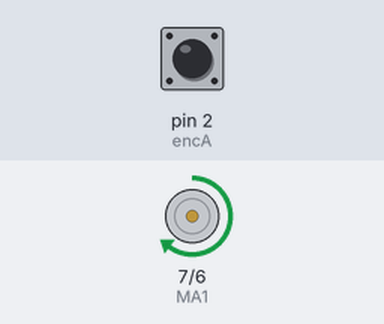
The sketch below on a simulated Arduino Uno, built with avr-gcc and run on an emulated ATmega328P. On the bench: motor-driver pin pairs drawn as motors (green arrow = first pin HIGH = forward, orange = second pin HIGH = backward, longer = more drive, scaled by the enable pin). The test bench sets the inputs (shaded band); at power-on: pin 2 (encA) HIGH. What the sketch prints to the serial monitor is not drawn.

Above: at 0.47 s.
Timing chart, 0 to 40.0 s (numbered marks = the images above):
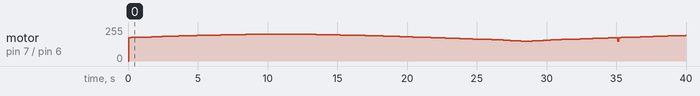

Measured:
- by itself, motor on pin 7 (MA1) / pin 6 (MA2): stopped → forward 176/255 at 0.06 s, → forward 177/255 0.18 s later, → forward 178/255 0.43 s later, → forward 179/255 0.25 s later, … (117 changes in this stretch)

The sketch:

positionEstimate.ino
```cpp
#include <Integrator.h>

#include <Cache.h>
#include <Derivative.h>
#include <MsTimer2.h>

#define MA1 7
#define MA2 6
#define STDBY 8
#define PWMA 9
#define encA 2

uint8_t sinLookUp[200] = {25,26,27,27,28,29,30,30,31,32,
33,33,34,35,36,36,37,38,38,39,
40,40,41,42,42,43,43,44,44,45,
45,46,46,47,47,47,48,48,48,49,
49,49,49,49,50,50,50,50,50,50,
50,50,50,50,50,50,50,49,49,49,
49,49,48,48,48,47,47,47,46,46,
45,45,44,44,43,43,42,42,41,40,
40,39,38,38,37,36,36,35,34,33,
33,32,31,30,30,29,28,27,27,26,
25,24,23,23,22,21,20,20,19,18,
17,17,16,15,14,14,13,12,12,11,
10,10,9,8,8,7,7,6,6,5,
5,4,4,3,3,3,2,2,2,1,
1,1,1,1,0,0,0,0,0,0,
0,0,0,0,0,0,0,1,1,1,
1,1,2,2,2,3,3,3,4,4,
5,5,6,6,7,7,8,8,9,10,
10,11,12,12,13,14,14,15,16,17,
17,18,19,20,20,21,22,23,23,24,};

uint8_t basePWM = 150;

volatile double cntA_estimate = 0;

volatile uint16_t cntA = 0;
volatile uint16_t cnt_capture;
volatile uint16_t cnt_prev = 0;
volatile double vel;

uint8_t window_width = 3;
double Ts_ms = 5;
double Ts = Ts_ms/1000.0; // sec
uint16_t dcount;
void increA() {
  cntA++;
}


void drive(int pwm) {
  digitalWrite(STDBY,HIGH);
  digitalWrite(MA1,HIGH);
  digitalWrite(MA2,LOW);
  analogWrite(PWMA,pwm);
}

Derivative diff(Ts,window_width);
Integrator integral(Ts);

void runDiff() {
  dcount = cntA - cnt_prev;
  cnt_prev = cntA;

  vel = diff.step(dcount);

  cntA_estimate = integral.step(vel);
}


uint16_t prevT = 0;
uint16_t dT;
uint16_t elapsedT = 0;
uint16_t timestamp = 0;
uint16_t DISPLAY_RATE_S = 0.5; // seconds
uint16_t DISPLAY_RATE_uS = DISPLAY_RATE_S*1000000.0;
uint16_t SIN_STEP_mS = 50;
uint16_t SIN_STEP_uS = SIN_STEP_mS * 1000;
uint16_t sin_step_trig = 0;
uint16_t iter = 0;
void setup() {
  // put your setup code here, to run once:
  Serial.begin(9600);
  pinMode(MA1,OUTPUT);
  pinMode(MA2,OUTPUT);
  pinMode(PWMA,OUTPUT);
  pinMode(encA,INPUT);
  attachInterrupt(digitalPinToInterrupt(encA),increA,RISING);
  interrupts();

  MsTimer2::set(Ts_ms,runDiff);
  MsTimer2::start();
  prevT = micros();
}


void loop() {
  // put your main code here, to run repeatedly:
  dT = micros() - prevT;
  elapsedT += dT;
  timestamp += dT;
  sin_step_trig += dT;

  prevT = micros();

  if(sin_step_trig >= SIN_STEP_uS) {
    iter = iter%200;
    iter++;
    drive(sinLookUp[iter] + basePWM);
    sin_step_trig = 0;
  }

  if(elapsedT > DISPLAY_RATE_uS) {
    Serial.println(String(timestamp) +  "," + String(sinLookUp[iter]) + "," + String(cntA) + "," + String(vel) + "," + String(cntA_estimate));
    elapsedT = 0;
  }
}
```
